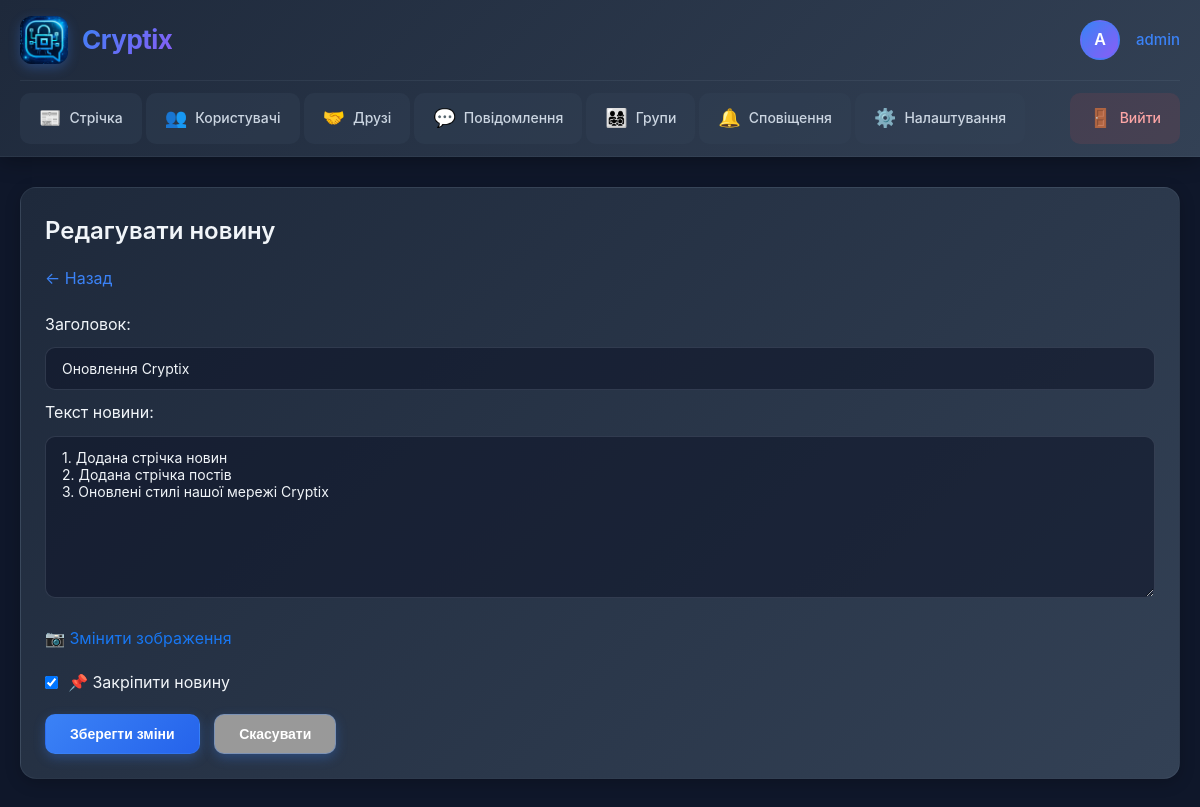
Page /app/news/1/edit/ (signed in) on the committed database.
### cryptix_app/models.py (models this page shows, shortened)
class News(models.Model):
    title = models.CharField(max_length=200)
    content = models.TextField()
    image = models.ImageField(upload_to='news/', blank=True, null=True)
    author = models.ForeignKey(User, on_delete=models.CASCADE)
    created_at = models.DateTimeField(auto_now_add=True)
    updated_at = models.DateTimeField(auto_now=True)
    is_pinned = models.BooleanField(default=False)
    class Meta:
        ordering = ['-is_pinned', '-created_at']
        verbose_name_plural = 'News'

### cryptix_app/views.py (the view, shortened to what this page needs)
# urls.py: path('news/<int:news_id>/edit/', views.news_edit, name='news_edit'),
@login_required
def news_edit(request, news_id):
    if not request.user.is_superuser:
        messages.error(request, 'У вас немає доступу')
        return redirect('home')
    news = get_object_or_404(News, id=news_id)
    return render(request, 'cryptix_app/news_edit.html', {'news': news})

### cryptix_app/templates/cryptix_app/news_edit.html (shortened to what this page needs)
{% extends 'cryptix_app/base.html' %}
{% block content %}
<div class="card">
    <h2>Редагувати новину</h2>
    <a href="{% url 'home' %}">← Назад</a>
    <form method="post" enctype="multipart/form-data" style="margin-top: 20px;">
        <label>Заголовок:</label>
        <input type="text" name="title" value="{{ news.title }}" required>
        <label>Текст новини:</label>
        <textarea name="content" rows="8" required>{{ news.content }}</textarea>
        <label for="news_image" style="cursor: pointer; color: #1877f2; display: block; margin: 10px 0;">📷 Змінити зображення</label>
        <label style="display: flex; align-items: center; margin: 15px 0;">
            <input type="checkbox" name="is_pinned" {% if news.is_pinned %}checked{% endif %} style="width: auto; margin-right: 10px;">
            📌 Закріпити новину
        </label>
        <button type="submit">Зберегти зміни</button>
        <a href="{% url 'home' %}">
            <button type="button" style="background: #999; margin-left: 10px;">Скасувати</button>
        </a>
    </form>
</div>
{% endblock %}

### cryptix_app/templates/cryptix_app/base.html (shortened to what this page needs)
{% load static %}
<!DOCTYPE html>
<html lang="uk">
<head>
</head>
<body>
    <header class="header">
        <div class="header-container">
            <div class="header-top">
                <a href="{% url 'home' %}" class="logo-section">
                    <img src="/media/logo.png" alt="Cryptix" class="logo-img">
                    <div class="logo-text">Cryptix</div>
                </a>
                {% if user.is_authenticated %}
                <div class="user-section">
                    <div class="user-avatar">{{ user.username|first|upper }}</div>
                    <div class="user-name">
                        <a href="{% url 'user_profile_view' user.username %}">{{ user.username }}</a>
                    </div>
                </div>
                {% endif %}
            </div>
            {% if user.is_authenticated %}
            <nav class="nav-menu">
                <a href="{% url 'feed' %}" class="nav-item">
                    <span class="icon">📰</span>
                    <span>Стрічка</span>
                </a>
                <a href="{% url 'users_list' %}" class="nav-item">
                    <span class="icon">👥</span>
                    <span>Користувачі</span>
                </a>
                <a href="{% url 'friends_list' %}" class="nav-item">
                    <span class="icon">🤝</span>
                    <span>Друзі</span>
                </a>
                <a href="{% url 'conversations_list' %}" class="nav-item">
                    <span class="icon">💬</span>
                    <span>Повідомлення</span>
                </a>
                <a href="{% url 'groups_list' %}" class="nav-item">
                    <span class="icon">👨‍👩‍👧‍👦</span>
                    <span>Групи</span>
                </a>
                <a href="{% url 'notifications_list' %}" class="nav-item">
                    <span class="icon">🔔</span>
                    <span>Сповіщення</span>
                </a>
                <a href="{% url 'profile' %}" class="nav-item">
                    <span class="icon">⚙️</span>
                    <span>Налаштування</span>
                </a>
                <a href="{% url 'logout' %}" class="nav-item logout" onclick="event.preventDefault(); document.getElementById('logout-form').submit();">
                    <span class="icon">🚪</span>
                    <span>Вийти</span>
                </a>
            </nav>
            {% endif %}
        </div>
    </header>
    <main class="main-container">
        {% block content %}{% endblock %}
    </main>
</body>
</html>

### cryptix_app/templates/cryptix_app/base.html (style rules this page uses)
* { margin: 0; padding: 0; box-sizing: border-box; }
body { font-family: -apple-system, BlinkMacSystemFont, 'Segoe UI', Roboto, 'Helvetica Neue', Arial, sans-serif; background: #0f172a; color: #f1f5f9; min-height: 100vh; line-height: 1.6; }
.header { background: linear-gradient(135deg, #1e293b 0%, #334155 100%); border-bottom: 1px solid rgba(148, 163, 184, 0.1); box-shadow: 0 4px 20px rgba(0, 0, 0, 0.3); position: sticky; top: 0; z-index: 1000; }
.header-container { max-width: 1400px; margin: 0 auto; padding: 0 20px; }
.header-top { display: flex; align-items: center; justify-content: space-between; padding: 16px 0; border-bottom: 1px solid rgba(148, 163, 184, 0.1); }
.logo-section { display: flex; align-items: center; gap: 14px; }
.logo-img { width: 48px; height: 48px; border-radius: 12px; box-shadow: 0 4px 12px rgba(59, 130, 246, 0.3); object-fit: cover; transition: all 0.3s ease; }
.logo-text { font-size: 26px; font-weight: 700; background: linear-gradient(135deg, #3b82f6, #8b5cf6); -webkit-background-clip: text; -webkit-text-fill-color: transparent; background-clip: text; letter-spacing: -0.5px; }
.user-section { display: flex; align-items: center; gap: 16px; }
.user-avatar { width: 40px; height: 40px; border-radius: 50%; background: linear-gradient(135deg, #3b82f6, #8b5cf6); display: flex; align-items: center; justify-content: center; font-weight: 600; font-size: 16px; color: white; border: 2px solid rgba(59, 130, 246, 0.3); }
.user-name { color: #cbd5e1; font-size: 15px; font-weight: 500; }
.user-name a { color: #3b82f6; text-decoration: none; transition: color 0.2s; }
.nav-menu { display: flex; gap: 4px; padding: 12px 0; overflow-x: auto; scrollbar-width: none; }
.nav-item { display: flex; align-items: center; gap: 8px; padding: 10px 18px; border-radius: 10px; background: rgba(51, 65, 85, 0.4); color: #cbd5e1; text-decoration: none; font-size: 14px; font-weight: 500; white-space: nowrap; transition: all 0.3s ease; border: 1px solid transparent; position: relative; }
.nav-item .icon { font-size: 18px; }
.nav-item.logout { background: rgba(239, 68, 68, 0.1); color: #fca5a5; margin-left: auto; }
.main-container { max-width: 1200px; margin: 0 auto; padding: 30px 20px; }
.card { background: linear-gradient(135deg, #1e293b 0%, #334155 100%); border-radius: 16px; padding: 24px; margin-bottom: 20px; border: 1px solid rgba(148, 163, 184, 0.1); box-shadow: 0 4px 16px rgba(0, 0, 0, 0.2); transition: all 0.3s ease; }
.card h2, .card h3 { color: #f1f5f9; margin-bottom: 16px; }
.card a { color: #3b82f6; }
button, input[type="submit"], .btn { background: linear-gradient(135deg, #3b82f6, #2563eb); color: white; padding: 11px 24px; border: none; border-radius: 10px; font-size: 14px; font-weight: 600; cursor: pointer; transition: all 0.3s ease; box-shadow: 0 4px 12px rgba(59, 130, 246, 0.3); border: 1px solid rgba(59, 130, 246, 0.3); }
input, textarea, select { width: 100%; padding: 12px 16px; margin: 10px 0; background: rgba(15, 23, 42, 0.6); border: 1.5px solid rgba(148, 163, 184, 0.2); border-radius: 10px; color: #f1f5f9; font-size: 14px; font-family: inherit; transition: all 0.3s ease; }
input::placeholder, textarea::placeholder { color: #64748b; }
h2 { font-size: 24px; color: #3b82f6; margin-bottom: 16px; font-weight: 600; }
a { color: #3b82f6; text-decoration: none; transition: color 0.2s; }
img { max-width: 100%; border-radius: 12px; }

### rows in the picture
News: title "Оновлення Cryptix", content "1. Додана стрічка новин 2. Додана стрічка постів 3. Оновлені стилі нашої мережі Cryptix", is_pinned "☑"

### other values in the picture
{{ user.username|first|upper }} "A"
{{ user.username }} "admin"
